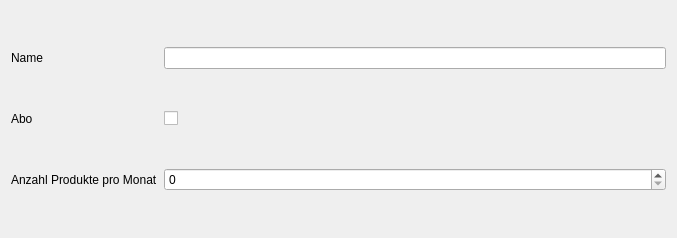
<?xml version="1.0" encoding="UTF-8"?>
<ui version="4.0">
 <class>ft_customer</class>
 <widget class="QWidget" name="ft_customer">
  <property name="geometry">
   <rect>
    <x>0</x>
    <y>0</y>
    <width>677</width>
    <height>238</height>
   </rect>
  </property>
  <property name="windowTitle">
   <string>Form</string>
  </property>
  <layout class="QGridLayout" name="gridLayout">
   <item row="0" column="0">
    <widget class="QLabel" name="label">
     <property name="text">
      <string>Name</string>
     </property>
    </widget>
   </item>
   <item row="0" column="1">
    <widget class="QLineEdit" name="lineEdit_name"/>
   </item>
   <item row="1" column="0">
    <widget class="QLabel" name="label_2">
     <property name="text">
      <string>Abo</string>
     </property>
    </widget>
   </item>
   <item row="1" column="1">
    <widget class="QCheckBox" name="checkBox_abo">
     <property name="text">
      <string/>
     </property>
    </widget>
   </item>
   <item row="2" column="0">
    <widget class="QLabel" name="label_3">
     <property name="text">
      <string>Anzahl Produkte pro Monat</string>
     </property>
    </widget>
   </item>
   <item row="2" column="1">
    <widget class="QSpinBox" name="spinBox_numOfProductsPerMonth"/>
   </item>
  </layout>
 </widget>
 <resources/>
 <connections/>
</ui>
